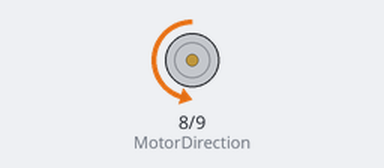
Simulated run of this sketch. Board: Arduino Uno, built with avr-gcc and run on an emulated ATmega328P. Shown: direction and speed pins drawn as motors (green arrow = direction pin HIGH = forward, orange = LOW = backward, longer = more drive).

Above: at 36.0 s.
Timing chart, 0 to 40.0 s (numbered marks = the images above):
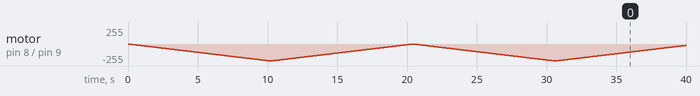

The sketch:

motor_control.ino
```cpp
#define MotorDirection 8
#define MotorSpeed 9

void setup()
{

  Serial.begin(9600);
  pinMode(MotorDirection, OUTPUT);
  pinMode(MotorSpeed, OUTPUT);
}

int SpeedVal = 0;

void loop() {

  //Ramps up the speed in the clockwise direction.
  digitalWrite(MotorDirection, LOW);
//Loop increases the speed slowly until it reaches max speed.
   for(SpeedVal = 0; SpeedVal < 255; SpeedVal++){
     analogWrite(MotorSpeed,SpeedVal);
      delay(40);
    }
   for(SpeedVal = 255; SpeedVal >0; SpeedVal--){
      analogWrite(MotorSpeed,SpeedVal);
     //Serial.println(Count_pulses);
      delay(40);
   }
}
```
